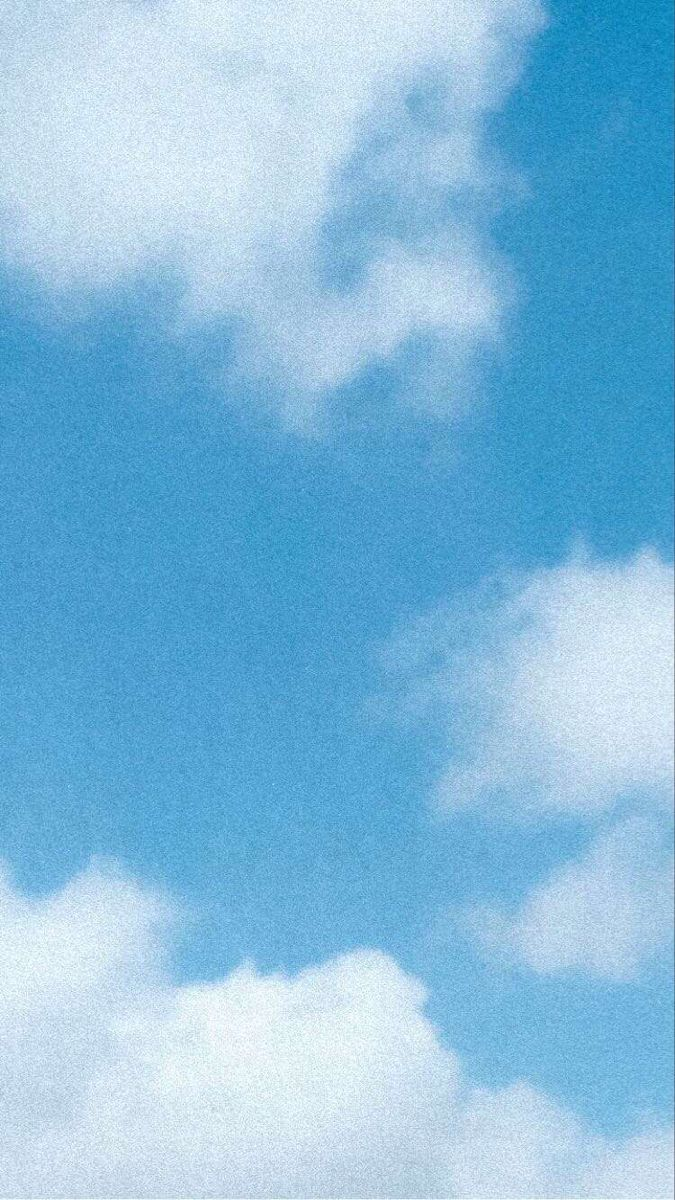
#> input picture client/assets/bg/source/sky.jpg, 675 x 1200 px
$ python generate-atmosphere.py
#> lines starting #> are read from the running program, lines starting #| are printed output that depends on the picture
#!/usr/bin/env python3
"""
Generates the two atmosphere fields used by `src/index.css`.

    python3 client/assets/bg/generate-atmosphere.py

Inputs are the two source photographs in `source/`; outputs are
`atmosphere.jpg` (the page field) and `atmosphere-dark.jpg` (the inverse
sibling for `.atmos-hero`). Both are committed, so this only needs running if
the source images or the luminance floor change.

WHY THIS IS A SCRIPT AND NOT A CSS GRADIENT
-------------------------------------------
Three things here cannot be expressed in CSS, and each of them is the reason
the field reads as light rather than as a graphic:

  1. The blend follows the actual luminance of two photographs, so the falloff
     is irregular in the way real light is. A CSS radial-gradient is
     mathematically smooth and reads as a manufactured object.
  2. The grain is baked at source, at a fixed pixel size. An SVG `feTurbulence`
     overlay resamples with the viewport and the device pixel ratio, so the
     texture changes size between a laptop and a phone.
  3. The luminance floor below is enforced by measurement, not by eye — see
     LUMINANCE FLOOR. That is a numeric constraint on a whole image, which is
     not something a stylesheet can assert about itself.

LUMINANCE FLOOR
---------------
The design system puts content directly on the page rather than inside cards.
That means body copy at `ink-500` sits on the field itself, in every corner,
including the darkest part of the maroon pool. So the field carries a hard
constraint: no pixel may be dark enough to take `ink-500` below the WCAG AA
4.5:1 threshold.

`ink-500` (#5D6672) has a relative luminance of 0.1304, so the background must
stay at or above:

    (0.1304 + 0.05) * 4.5 - 0.05 = 0.762

`FLOOR` is set above that, to 0.87, to leave room for the two CSS gradients
that `body::before` layers on top of this image — those darken it further, and
the combined result is what the user actually reads against. The floor is
reached by lifting the entire field toward white by a solved constant rather
than by clamping the dark pixels, which would flatten the corner into a plateau
and put a visible edge where the clamp began.
"""

from pathlib import Path

import numpy as np
from PIL import Image, ImageFilter

HERE = Path(__file__).resolve().parent
SRC = HERE / "source"

W, H = 1920, 1280

# See LUMINANCE FLOOR above. Do not lower this without re-running the contrast
# check on ink-500 against the composited result.
FLOOR = 0.87


def srgb_to_linear(c: np.ndarray) -> np.ndarray:
    c = np.clip(c, 0.0, 1.0)
    return np.where(c <= 0.04045, c / 12.92, ((c + 0.055) / 1.055) ** 2.4)


def luminance(rgb: np.ndarray) -> np.ndarray:
    lin = srgb_to_linear(rgb)
    return 0.2126 * lin[..., 0] + 0.7152 * lin[..., 1] + 0.0722 * lin[..., 2]


def fill(im: Image.Image, w: int, h: int) -> Image.Image:
    """Cover-crop, centred."""
    r = max(w / im.width, h / im.height)
    im = im.resize((int(im.width * r) + 1, int(im.height * r) + 1), Image.LANCZOS)
    left, top = (im.width - w) // 2, (im.height - h) // 2
    return im.crop((left, top, left + w, top + h))


def lift_to_floor(rgb: np.ndarray, floor: float) -> np.ndarray:
    """
    Blend the whole field toward white by the smallest constant that brings its
    darkest pixel up to `floor`. Solved by bisection because luminance is not
    linear in the blend amount.
    """
    if luminance(rgb).min() >= floor:
        return rgb
    lo, hi = 0.0, 1.0
    for _ in range(40):
        mid = (lo + hi) / 2
        if luminance(rgb * (1 - mid) + mid).min() >= floor:
            hi = mid
        else:
            lo = mid
    return np.clip(rgb * (1 - hi) + hi, 0, 1)


def build() -> None:
    sky = Image.open(SRC / "sky.jpg").convert("RGB")
#> sky is the input picture: PIL image 675x1200 RGB; mean R, G, B 132.8, 188, 221.3
    maroon = Image.open(SRC / "maroon.png").convert("RGB")
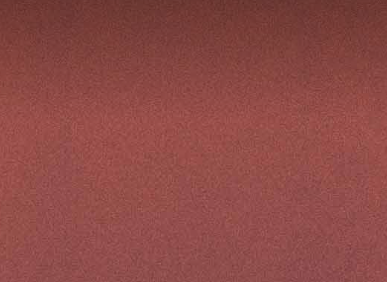
#> input picture client/assets/bg/source/maroon.png, 387 x 282 px

    # Blurred hard enough that neither photograph reads as a photograph. What
    # survives is their light, which is the only part being used.
    sky_f = np.asarray(fill(sky, W, H).filter(ImageFilter.GaussianBlur(70)), dtype=np.float32) / 255
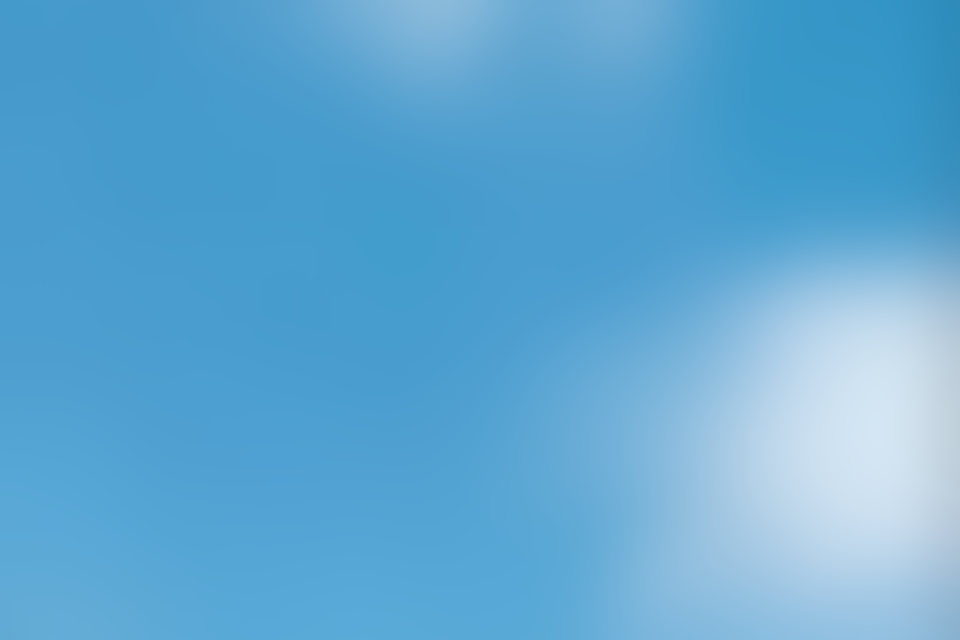
#> sky_f: shape (1280, 1920, 3) float32 (shown at 1/2 size); mean R, G, B 0.376, 0.657, 0.841
    maroon_f = np.asarray(fill(maroon, W, H).filter(ImageFilter.GaussianBlur(70)), dtype=np.float32) / 255
#> call 2 of fill, with w = 1920, h = 1280
#> in fill (call 2), `return im.crop((left, top, left + w, top + h))`:
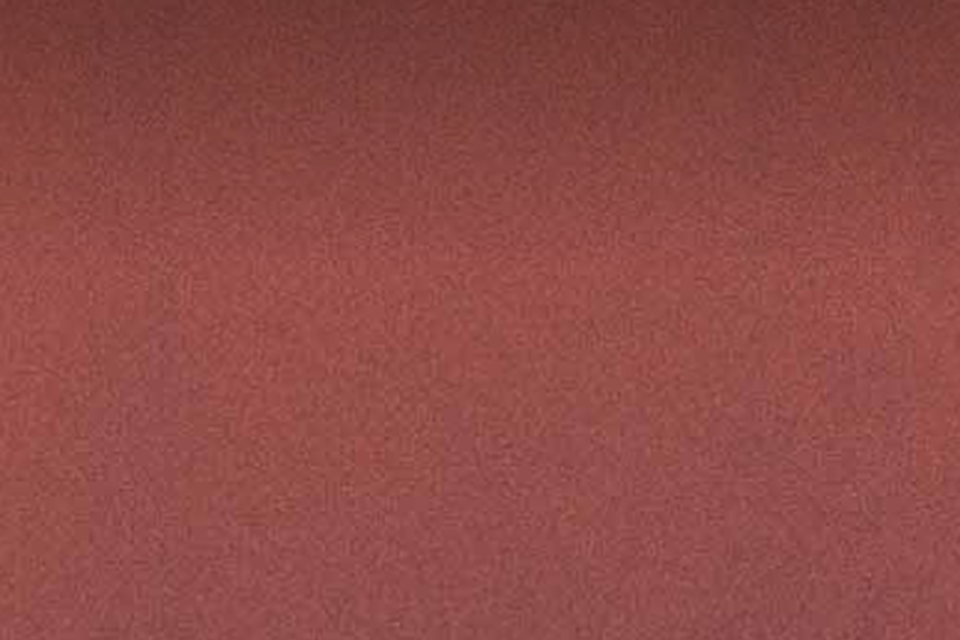
#> returned value: PIL image 1920x1280 RGB (shown at 1/2 size); mean R, G, B 142.5, 74.5, 70.6

    yy, xx = np.mgrid[0:H, 0:W]
    u = xx / (W - 1)
    v = yy / (H - 1)

    # The maroon pools toward the lower right; the sky owns the upper left.
    # Reading order does the rest: the eye enters at the open blue and leaves
    # at the warm corner, which is the same order as "where you're going" then
    # "what you've built".
    d = np.sqrt(((u - 1.05) / 1.15) ** 2 + ((v - 1.10) / 1.05) ** 2)
    m = np.clip(1.0 - d, 0, 1) ** 1.35
    m = np.clip((m * 0.82 + np.clip(v - 0.30, 0, 1) ** 1.6 * 0.35) * 1.15, 0, 1)[..., None]

    base = sky_f * (1 - m) + maroon_f * m
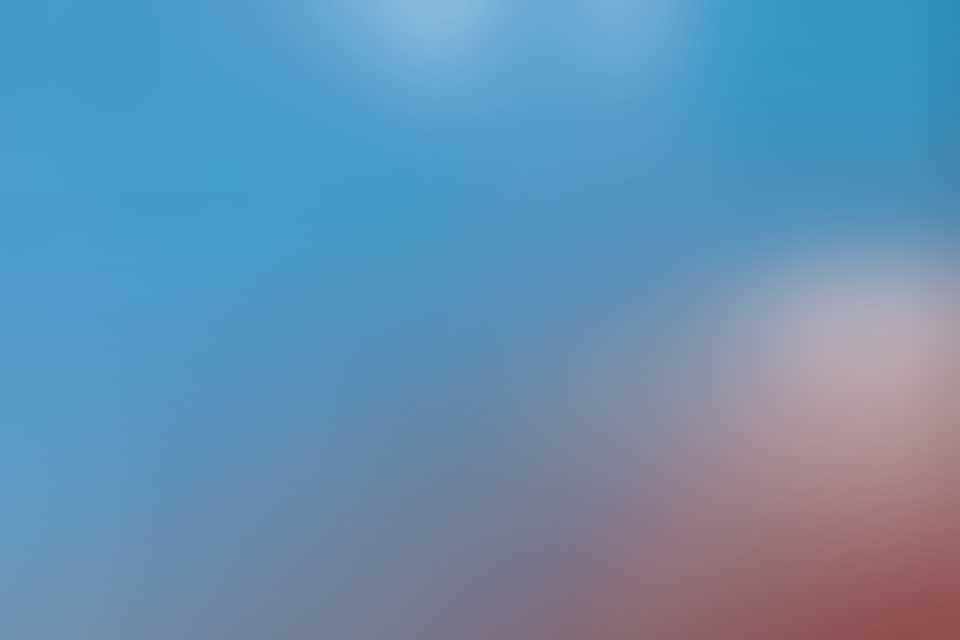
#> base: shape (1280, 1920, 3) float64 (shown at 1/2 size); mean R, G, B 0.397, 0.568, 0.703

    # Pull hard toward paper. This is an ambience, not a photograph.
    base = base * 0.162 + 0.838

    # Re-seat the hue the lift washes out, cool under the sky and warm under
    # the maroon, so the field keeps its two temperatures.
    cool = np.array([0.951, 0.970, 0.992], dtype=np.float32)
    warm = np.array([1.000, 0.951, 0.943], dtype=np.float32)
    base = base * 0.55 + (cool * (1 - m) + warm * m) * 0.45

    # Horizon: keep the top of the viewport open.
    base = base + (np.clip(0.55 - v, 0, 1) ** 2 * 0.030)[..., None]

    # Grain, baked at source so it never rescales. ~3% amplitude — enough to
    # break up banding on an 8-bit panel, far below the threshold where it
    # reads as a texture.
    rng = np.random.default_rng(7)
    noise = rng.normal(0, 1, (H, W)).astype(np.float32)
    noise = np.asarray(
        Image.fromarray(((noise * 0.5 + 0.5) * 255).clip(0, 255).astype(np.uint8)).filter(
            ImageFilter.GaussianBlur(0.55)
        ),
        dtype=np.float32,
    ) / 255
    grain = (noise - noise.mean())[..., None]

    light = lift_to_floor(np.clip(base + grain * 0.030, 0, 1), FLOOR)
#> in luminance, `return 0.2126 * lin[..., 0] + 0.7152 * lin[..., 1] + 0.0722 * lin[...,..`:
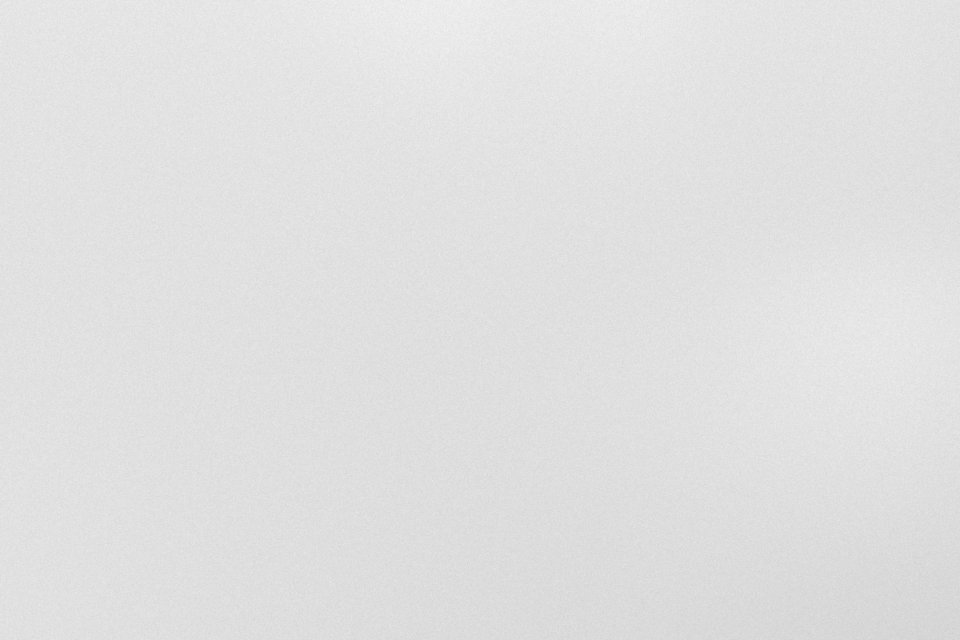
#> returned value: shape (1280, 1920) float64 (shown at 1/2 size); min 0.81, max 0.958, mean 0.881
#> in lift_to_floor, `lo, hi = 0.0, 1.0`: lo = 0; hi = 1
#> the loop in lift_to_floor, `for _ in range(40):` made 40 passes
#> (mid, hi) on passes 1, 3, 5, 7, 8, 9, 10, 11, 12, 13, 15, 16: (0.5, 0.5), (0.375, 0.375), (0.344, 0.344), (0.336, 0.336), (0.332, 0.332), (0.33, 0.33), (0.329, 0.329), (0.329, 0.329), (0.328, 0.328), (0.328, 0.328), (0.328, 0.328), (0.328, 0.328)
#> (mid, lo) on passes 2, 4, 6, 14, 18, 22: (0.25, 0.25), (0.312, 0.312), (0.328, 0.328), (0.328, 0.328), (0.328, 0.328), (0.328, 0.328)
#> pass 1, in srgb_to_linear (call 2), `c = np.clip(c, 0.0, 1.0)`:
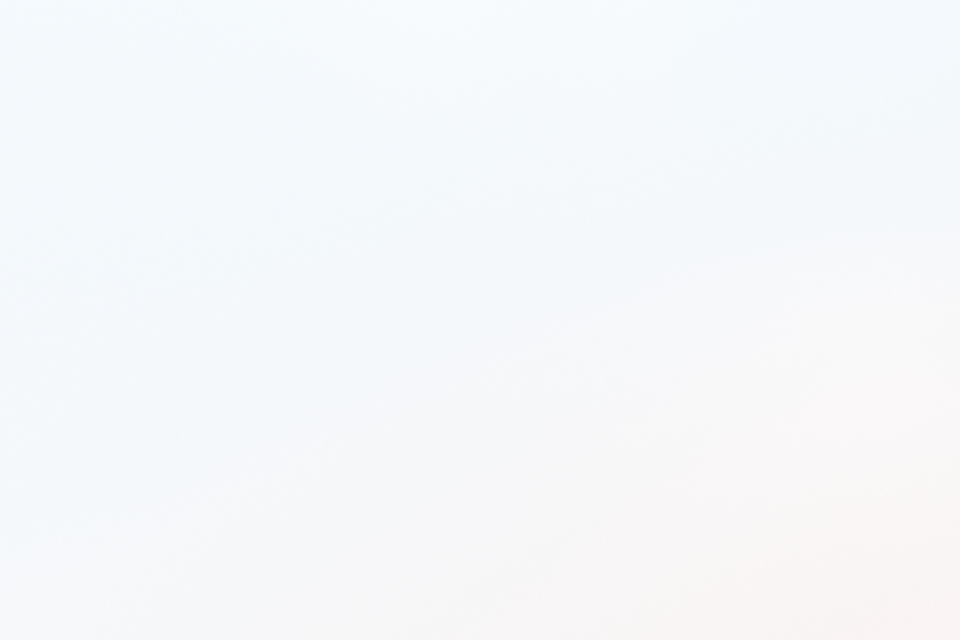
#> c: shape (1280, 1920, 3) float64 (shown at 1/2 size); mean of channels 0, 1, 2 0.965, 0.974, 0.983; drawn as R, G, B
    Image.fromarray((light * 255).round().astype(np.uint8)).save(
        HERE / "atmosphere.jpg", quality=88, optimize=True, subsampling=0
    )

    # The inverse sibling. Same field, same pool, read at night. No floor
    # applies: content on it is `content-invert`, so the constraint runs the
    # other way and is satisfied with room to spare.
    dark = np.clip(base, 0, 1) * np.array([0.16, 0.20, 0.26], dtype=np.float32) + np.array(
        [0.055, 0.068, 0.086], dtype=np.float32
    )
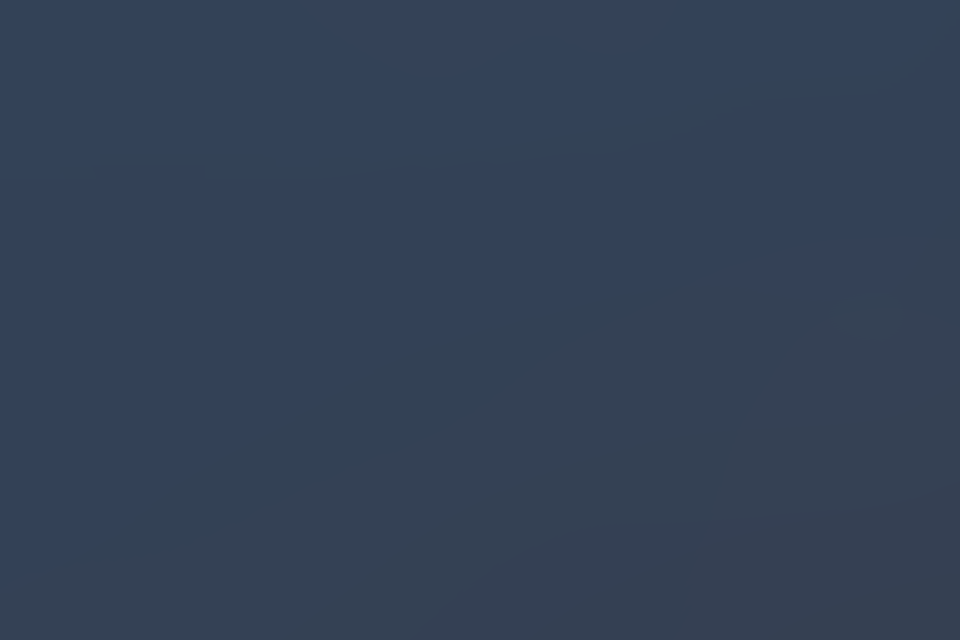
#> dark: shape (1280, 1920, 3) float64 (shown at 1/2 size); mean R, G, B 0.204, 0.258, 0.337
    dark = dark * (1 - m * 0.55) + (dark * np.array([1.35, 0.92, 0.90], dtype=np.float32)) * (m * 0.55)
    dark = np.clip(dark + grain * 0.020, 0, 1)
    Image.fromarray((dark * 255).round().astype(np.uint8)).save(
        HERE / "atmosphere-dark.jpg", quality=88, optimize=True, subsampling=0
    )

    print(f"atmosphere.jpg      min luminance {luminance(light).min():.4f}  (floor {FLOOR})")
#| atmosphere.jpg      min luminance 0.8700  (floor 0.87)
    print(f"atmosphere-dark.jpg max luminance {luminance(dark).max():.4f}")
#| atmosphere-dark.jpg max luminance 0.0584


if __name__ == "__main__":
    build()
